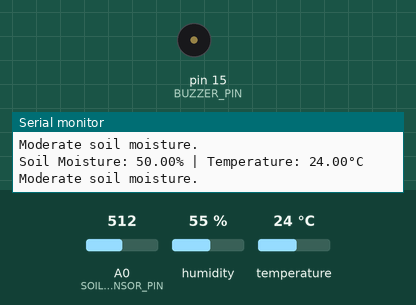
Simulated run of this sketch. Board: Arduino Uno, built with avr-gcc and run on an emulated ATmega328P. Shown: buzzer (waves = sounding), the last lines printed to the serial monitor. The inputs (shaded band) are chosen by the test bench; at power-on: A0 (SOIL_SENSOR_PIN) = 512, temperature 24 °C, humidity 55 %.

Above: at 6.8 s.
6.9 s: A0 (SOIL_SENSOR_PIN) set to 607
15.5 s: A0 (SOIL_SENSOR_PIN) set to 631
At 16.4 s:
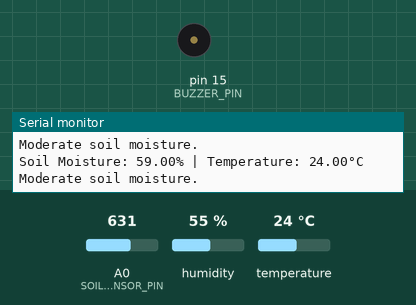
22.5 s: temperature set to 29 °C
27.0 s: temperature set to 32 °C
At 27.13 s:
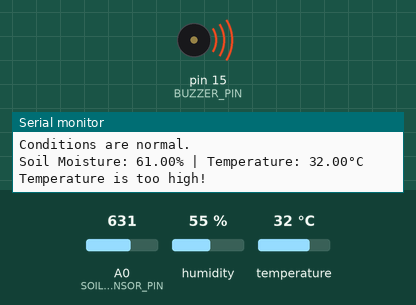
31.7 s: A0 (SOIL_SENSOR_PIN) set to 50
37.5 s: temperature set to 12 °C
Timing chart, 0 to 43.6 s (numbered marks = the images above; inputs shaded):
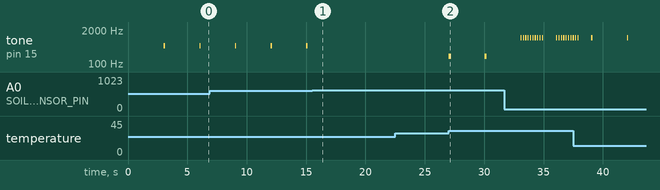

Measured:
- the behaviour switches between 30 and 31 °C on temperature (found by bisection; images 1 and 2)
- after the input at 15.5 s, tone on pin 15 (BUZZER_PIN): stops changing and stays silent
- after the input at 27.0 s, tone on pin 15 (BUZZER_PIN): alternates 200 Hz for 0.20 s and silent for 2.8 s, starting at once
- by itself, tone on pin 15 (BUZZER_PIN): alternates 500 Hz for 0.10 s and silent for 2.9 s

The sketch:

Assessment.ino
```cpp
#include "DHT.h"

#define SOIL_SENSOR_PIN 14  // Analog Pin 14 for the soil moisture sensor
#define BUZZER_PIN 15       // Digital Pin 15 for the buzzer
#define DHTPIN 21           // Pin 21 for the DHT11 temperature sensor
#define DHTTYPE DHT11       // DHT 11 sensor type

DHT dht(DHTPIN, DHTTYPE);  // Initialize DHT sensor

unsigned long previousMillis = 0;  // Variable to store the last time the sensor was checked
const long interval = 3000;        // 2 seconds interval for sensor check

void setup() {
  // Initialize serial communication
  Serial.begin(9600);

  // Setup pins
  pinMode(SOIL_SENSOR_PIN, INPUT);  // Soil moisture sensor
  pinMode(BUZZER_PIN, OUTPUT);      // Buzzer
  dht.begin();                      // Start DHT11 sensor
}

void loop() {
  // Get the current time
  unsigned long currentMillis = millis();

  // Check if 2 seconds have passed since the last sensor check
  if (currentMillis - previousMillis >= interval) {
    previousMillis = currentMillis;  // Save the last time the sensor was checked

    // Read soil moisture
    int soilMoistureValue = analogRead(SOIL_SENSOR_PIN);
    float moisturePercentage = map(soilMoistureValue, 0, 1023, 0, 100);

    // Read temperature
    float temperature = dht.readTemperature();

    // Display the readings
    Serial.print("Soil Moisture: ");
    Serial.print(moisturePercentage);
    Serial.print("% | Temperature: ");
    Serial.print(temperature);
    Serial.println("°C");

    // Combined logic for both soil and temperature conditions (emergency)
    if (moisturePercentage < 10 && temperature > 30) {
      // Both soil is too dry and temperature is too high - Emergency beep pattern
      Serial.println("Emergency! Both soil is too dry and temperature is too high!");

      // Rapid emergency beeping
      for (int i = 0; i < 10; i++) {  // Loop to create a rapid beep pattern
        tone(BUZZER_PIN, 1000);       // 1 kHz tone
        delay(100);                   // Beep for 100 ms
        noTone(BUZZER_PIN);           // Stop sound
        delay(100);                   // Short interval between beeps
      }
    }
    else if (moisturePercentage < 10) {
      // Soil is too dry, use a high-pitched tone
      Serial.println("Soil is too dry!");
      tone(BUZZER_PIN, 1000);  // 1 kHz tone for dry soil
      delay(100);              // Beep for 100 ms
      noTone(BUZZER_PIN);      // Stop sound
    }
    else if (moisturePercentage >= 10 && moisturePercentage < 60) {
      // Moderate moisture, use a short beep
      Serial.println("Moderate soil moisture.");
      tone(BUZZER_PIN, 500);   // 500 Hz tone for moderate soil
      delay(100);              // Beep for 100 ms
      noTone(BUZZER_PIN);      // Stop sound
    }
    else if (temperature > 30) {
      // If only the temperature is too high (> 30°C), use a different tone
      Serial.println("Temperature is too high!");
      tone(BUZZER_PIN, 200);  // 1.5 kHz tone for high temperature
      delay(200);              // Beep for 200 ms
      noTone(BUZZER_PIN);      // Stop sound
    }
    else {
      // Soil is moist enough and temperature is okay, turn off buzzer
      Serial.println("Conditions are normal.");
      noTone(BUZZER_PIN);  // Ensure the buzzer is off
    }
  }

  // The rest of the loop continues without delay
}
```
